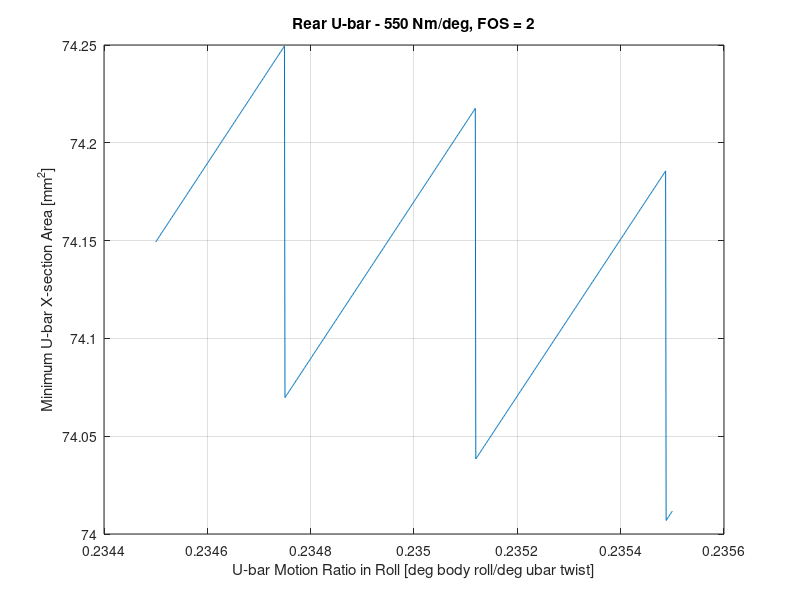
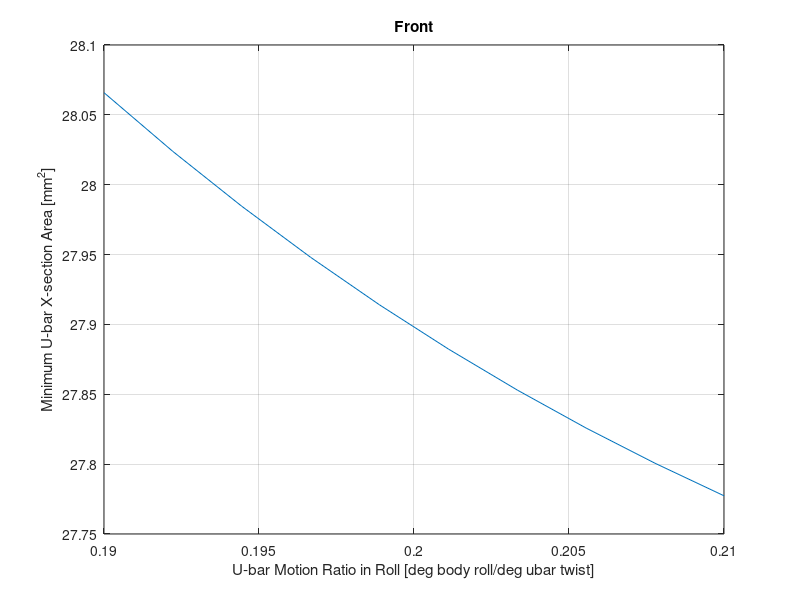

MATLAB code for these plots, in order:
%% Rear
R = linspace(0.2345,0.2355,1000); %define motion ratios to be evaluated
%note: motion ratios are defined as deg body roll / deg ARB twist
max_roll = 1.65*pi/180; %max expected body roll
k_req = 300*1000*180/pi; %N*mm/rad, target effective stiffness
k_ubar = k_req*R.^2; %ARB torsional stiffness
L = 24.2*25.4; %ubar length in mm
G = 80000; %shear modulus MPa
% k = J*G/L, J = k*L/G
J = k_ubar*L/G; %polar area MOI in mm^4
T = max_roll./R.*J*G/L;
Ss = 435*0.577; %shear strength MPa
FOS = 1.5; %desired FOS

%initialize arrays
A_mins = zeros(length(J),1);
r_outers = zeros(length(J),1);
r_inners = zeros(length(J),1);
FOSs = zeros(length(J),1);

for i = 1:length(J)
    r_o = [0];
    r_i = [0];
    A = [0];
    r_o(1) = (2/pi*J(i))^0.25; %begin by calculating required outer radius with inner radius = 0
    A(1) = pi*r_o(1)^2;
    j = 1;
    while T(i)*r_o(j)/J(i) < Ss/FOS
        j = j + 1;
        r_o(j) = r_o(j-1) + 0.01;
        r_i(j) = (-2*J(i)/pi+(r_o(j))^4)^(0.25);
        A(j) = pi*(r_o(j)^2-r_i(j)^2);
    end
    A_mins(i) = min(A);
    r_outers(i) = r_o(find(A == min(A)));
    r_inners(i) = r_i(find(A == min(A)));
    FOSs(i) = Ss/(T(i)*r_o(j)/J(i));
end



figure;
plot(R,A_mins);
title("Rear U-bar - 550 Nm/deg, FOS = 2")
xlabel("U-bar Motion Ratio in Roll [deg body roll/deg ubar twist]")
ylabel("Minimum U-bar X-section Area [mm^2]")
grid on
%{
xl = xline(R(i), 'r--', 'FOS not attainable', ...
    'LabelHorizontalAlignment', 'left', ...
    'FontSize', 18, ...          
    'FontWeight', 'bold');
%}
%% Front
R = linspace(0.19,0.21,10); %define motion ratios to be evaluated
%note: motion ratios are defined as deg body roll / deg ARB twist
max_roll = 1*pi/180; 
k_req = 175*1000*180/pi; %N*mm/rad
k_ubar = k_req*R.^2;
L = 22.8*25.4; %ubar length in mm
G = 80000; %shear modulus MPa
% k = J*G/L, J = k*L/G
J = k_ubar*L/G; %polar area MOI in mm^4
T = max_roll./R.*J*G/L;
Ss = 435*0.577; %shear strength MPa
FOS = 2;
A_mins = zeros(length(J),1);
r_outers = zeros(length(J),1);
r_inners = zeros(length(J),1);
FOSs = zeros(length(J),1);
for i = 1:length(J)
    r_o = [0];
    r_i = [0];
    A = [0];
    r_o(1) = (2/pi*J(i))^0.25;
    A(1) = pi*r_o(1)^2;
    j = 1;
    while T(i)*r_o(j)/J(i) < Ss/FOS
        j = j + 1;
        r_o(j) = r_o(j-1) + 0.01;
        r_i(j) = (-2*J(i)/pi+(r_o(j))^4)^(0.25);
        A(j) = pi*(r_o(j)^2-r_i(j)^2);
    end
    A_mins(i) = min(A);
    r_outers(i) = r_o(find(A == min(A)));
    r_inners(i) = r_i(find(A == min(A)));
    FOSs(i) = Ss/(T(i)*r_o(j)/J(i));
end

figure;
plot(R,A_mins);
title("Front")
xlabel("U-bar Motion Ratio in Roll [deg body roll/deg ubar twist]")
ylabel("Minimum U-bar X-section Area [mm^2]")
grid on
